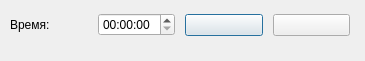
<?xml version="1.0" encoding="UTF-8"?>
<ui version="4.0">
 <class>timerDialog</class>
 <widget class="QDialog" name="timerDialog">
  <property name="geometry">
   <rect>
    <x>0</x>
    <y>0</y>
    <width>365</width>
    <height>61</height>
   </rect>
  </property>
  <property name="minimumSize">
   <size>
    <width>365</width>
    <height>61</height>
   </size>
  </property>
  <property name="maximumSize">
   <size>
    <width>365</width>
    <height>61</height>
   </size>
  </property>
  <property name="windowTitle">
   <string>Таймер</string>
  </property>
  <widget class="QWidget" name="layoutWidget">
   <property name="geometry">
    <rect>
     <x>10</x>
     <y>10</y>
     <width>340</width>
     <height>30</height>
    </rect>
   </property>
   <layout class="QHBoxLayout" name="horizontalLayout">
    <property name="spacing">
     <number>10</number>
    </property>
    <item>
     <widget class="QLabel" name="label">
      <property name="text">
       <string>Время:</string>
      </property>
     </widget>
    </item>
    <item>
     <widget class="QTimeEdit" name="m_timeEdit">
      <property name="displayFormat">
       <string>HH:mm:ss</string>
      </property>
     </widget>
    </item>
    <item>
     <widget class="QPushButton" name="m_start_stopButton">
      <property name="toolTip">
       <string>Начать (приостановить) отсчёт времени</string>
      </property>
      <property name="text">
       <string/>
      </property>
      <property name="icon">
       <iconset resource="MainResource.qrc">
        <normaloff>:/images/start48.png</normaloff>:/images/start48.png</iconset>
      </property>
     </widget>
    </item>
    <item>
     <widget class="QPushButton" name="m_resetButton">
      <property name="toolTip">
       <string>Остановить и сбросить таймер в ноль</string>
      </property>
      <property name="text">
       <string/>
      </property>
      <property name="icon">
       <iconset resource="MainResource.qrc">
        <normaloff>:/images/restart48.png</normaloff>:/images/restart48.png</iconset>
      </property>
     </widget>
    </item>
   </layout>
  </widget>
 </widget>
 <resources>
  <include location="MainResource.qrc"/>
 </resources>
 <connections/>
</ui>
